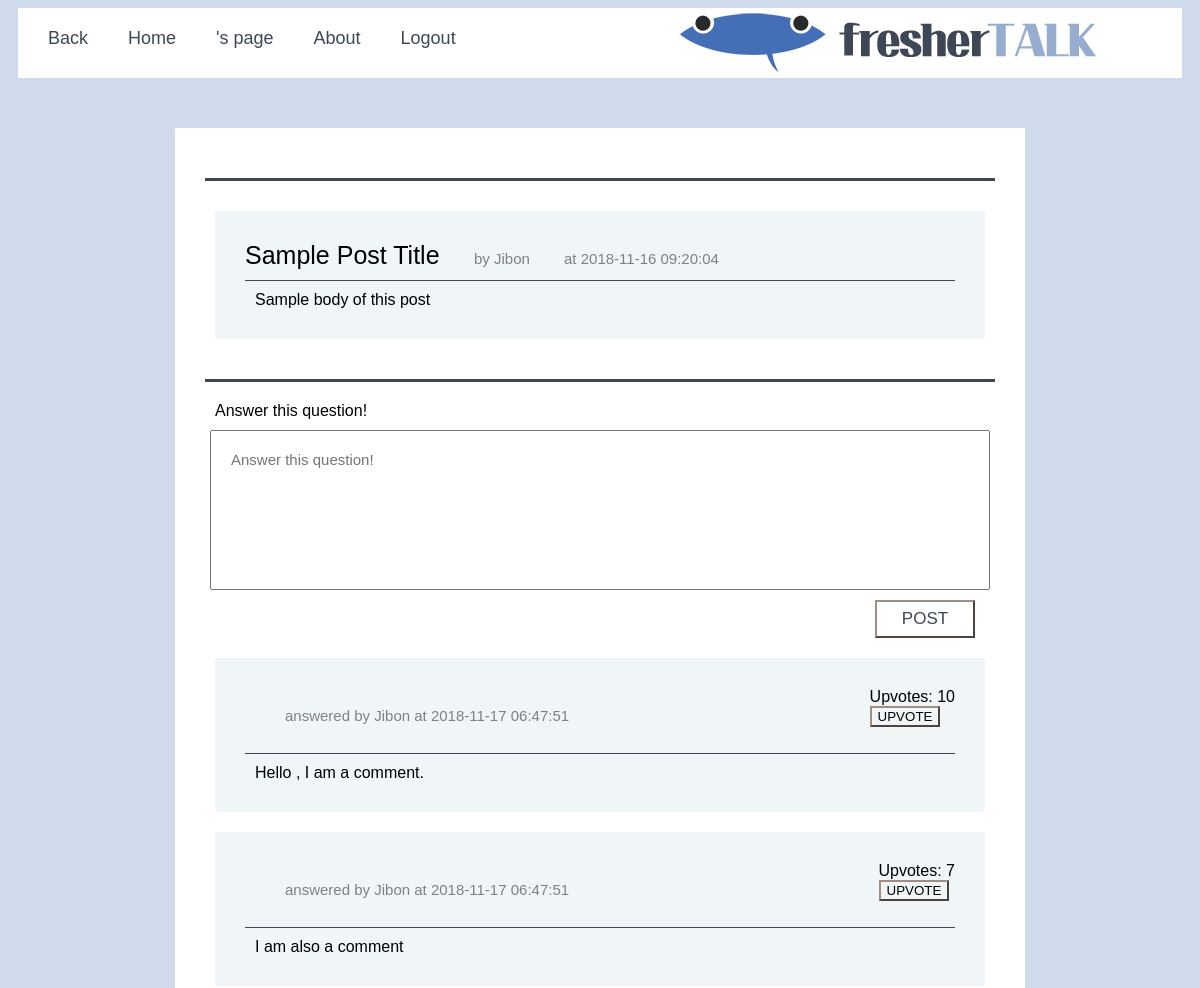
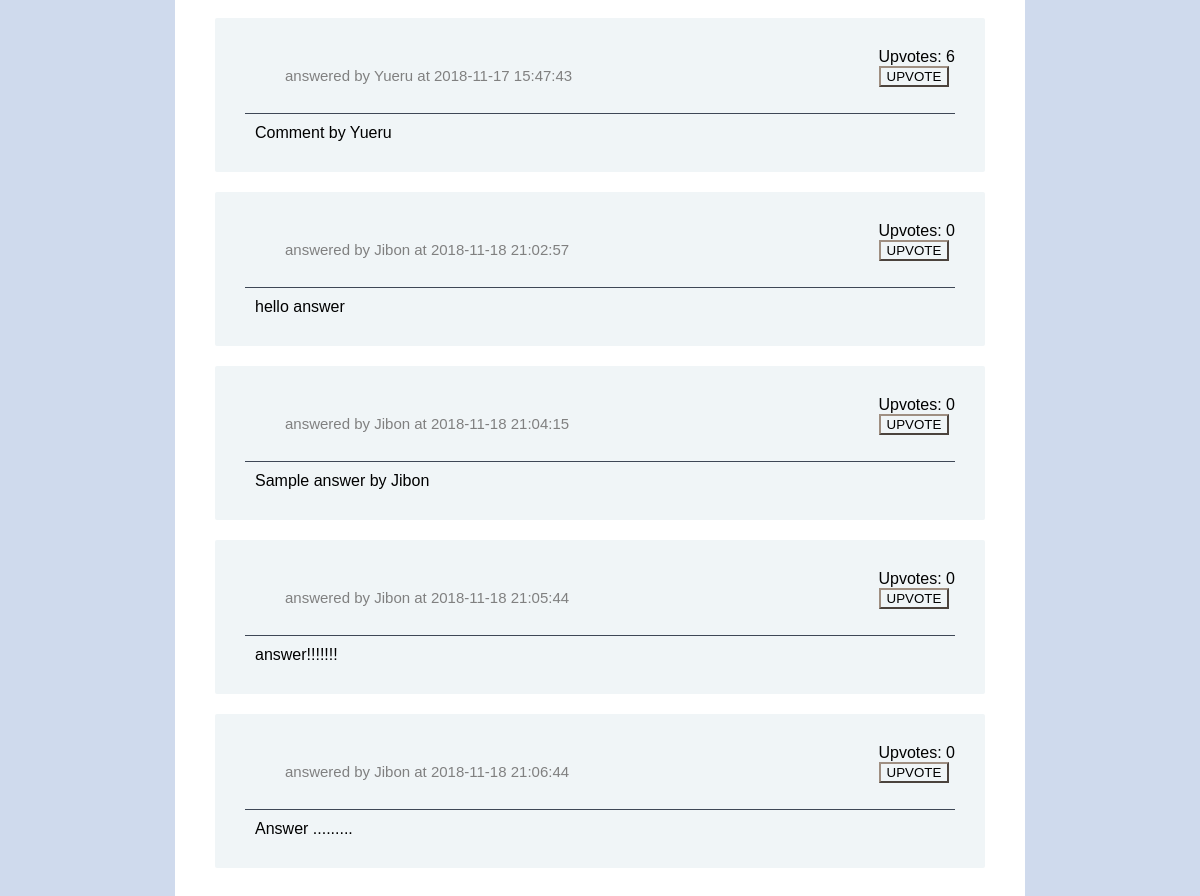
The app's page /index.php/PostPageC?P_ID=1 with its own data (2 pictures, top to bottom).
### tables this page shows
CREATE TABLE `Post` (
  `Post_ID` int(11) NOT NULL,
  `Category_ID` int(11) NOT NULL,
  `Category_Name` varchar(20) NOT NULL DEFAULT 'Others',
  `User_ID` int(11) NOT NULL,
  `P_title` varchar(200) DEFAULT 'Sample Post Title',
  `P_body` varchar(16380) NOT NULL DEFAULT 'Sample body of this post',
  `P_time` datetime DEFAULT CURRENT_TIMESTAMP,
  `P_urgent_flag` tinyint(1) NOT NULL DEFAULT '0',
  `P_solved_tag` tinyint(1) NOT NULL DEFAULT '0'
);

CREATE TABLE `Comment` (
  `Comment_ID` int(11) NOT NULL,
  `Post_ID` int(11) NOT NULL,
  `User_ID` int(11) NOT NULL,
  `Comment_body` mediumtext NOT NULL,
  `Comment_time` datetime NOT NULL DEFAULT CURRENT_TIMESTAMP,
  `NoOfUpvotes` int(11) NOT NULL
);

CREATE TABLE `User` (
  `U_ID` int(11) NOT NULL,
  `Student_ID` int(20) NOT NULL,
  `U_Name` varchar(100) NOT NULL DEFAULT 'User',
  `Email` varchar(50) NOT NULL,
  `Password` varchar(20) NOT NULL,
  `Gender` varchar(10) DEFAULT 'Male',
  `NoOfPost` int(10) UNSIGNED NOT NULL DEFAULT '0',
  `NoOfComments` int(10) UNSIGNED NOT NULL DEFAULT '0',
  `NoOfLikes` int(10) UNSIGNED NOT NULL DEFAULT '0',
  `Accommodation` int(11) NOT NULL DEFAULT '0',
  `Restaurant` int(11) NOT NULL DEFAULT '0',
  `Transport` int(11) NOT NULL DEFAULT '0',
  `Academic` int(11) NOT NULL DEFAULT '0',
  `Others` int(11) NOT NULL DEFAULT '0'
);

### application/controllers/PostPageC.php (called while the page is built, shortened)
<?php if (!defined('BASEPATH')) exit('No direct script access allowed');
class PostPageC extends CI_Controller {
    public function __construct() {
        $this->load->helper('url');
        $this->load->helper('form');
    }
    public function index(){
      $P_ID = $this->input->get('P_ID');
      $data = array(
        'P_ID' => $P_ID
      );
        $q = $this->DatabaseClass->searchPostName($data);
        $query['P_ID'] = $q->Post_ID;
        $query['P_title'] = $q->P_title;
        $query['P_body'] = $q->P_body;
        $query['P_time'] = $q->P_time;
        $query['P_solved_tag'] = $q->P_solved_tag;
        $data1 = array(
          'U_ID' => $q->User_ID
        );
        $q = $this->DatabaseClass->searchPostUser($data1);
        $query['P_U_ID'] = $q->U_ID;
        $query['P_U_Name'] = $q->U_Name;
        $query['Posts_detail'] = $this->DatabaseClass->searchPostDetails($data);
        if($query['Posts_detail'] == "No"):
            $query['commentExist'] = "No";
        else:
            $query['commentExist'] = "Yes";
        endif;
      $this->load->view('PostPageView',$query);
    }
  }

### index.php (called while the page is built, shortened)
<?php
require_once BASEPATH.'core/CodeIgniter.php';

### application/models/DatabaseClass.php (called while the page is built, shortened)
<?php
class DatabaseClass extends CI_Model {
    public function searchPostName($data){
      $query = "SELECT * FROM Post WHERE Post_ID = ".$data['P_ID']."";
      $query = $this->db->query($query)->row();
      return $query;
    }
    public function searchPostDetails($data){
      $query = "SELECT * FROM Comment, User WHERE Comment.Post_ID = ".$data['P_ID']." AND User.U_ID = Comment.User_ID ORDER BY Comment.NoOfUpvotes DESC";
      $query = $this->db->query($query);
      if($query->num_rows()>0)
      {
        return $query->result_array();
      }
      else{
        return 'No';
      }
    }
}
?>

### application/views/PostPageView.php (the view, shortened to what this page needs)
<html>
    <head>
    </head>
    <body class = "mainBody">
      <div class = "navHeader">
        <div class = "navHeaderRight">
            <?php $session_data= $this->session->userdata('session_name');
            echo anchor('index.php/PostPageC/back', 'Back');
            echo anchor('index.php/MainPageC', 'Home');
            echo anchor('index.php/ProfilePageC?all=1', $session_data['U_Name'].'\'s page');
            echo anchor('index.php/AboutPageC', 'About');
            echo anchor('index.php/MainPageC/logout', 'Logout'); ?>
        </div>
        <div class = "logoleft">
          <?php
            $picname = base_url();
            echo anchor('index.php/MainPageC', img( array('src'=>$picname.'images/logo_banner.png')))
          ?>
        </div>
      </div>
        <div class = "row">
            <div class = "column center">
                <div class = "lineB">
                </div>
                <div class = "questionPane">
                    <span class="listTitle"> <?php echo $P_title; ?></span>
                    <span class="timeStamp">
                      <?php echo "by ".$P_U_Name; ?>
                    </span>
                    <span class="timeStamp">
                      <?php echo " at ".$P_time; ?>
                    </span>
                    <div class = "lineB">
                    </div>
                    <div>
                      <?php echo $P_body; ?>
                    </div>
                </div>
                <div class = "postQ postButtons">
                </div>
                <div class = "lineB">
                </div>
                <div> Answer this question! </div>
                <?php
                    echo form_open('index.php/PostPageC/createAnswer?P_ID='.$P_ID.'',array( 'method'=>'post', 'class' => 'postQ'));
                    $data = array(
                        'type'=> 'textarea',
                        'id' => 'postBody',
                        'name'    => 'postBody',
                        'placeholder'  => "Answer this question!",
                        'class' =>'writeBody',
                    );
                    echo form_textarea($data); ?>
                    <div class = "postQ postButtons">
                      <div class="popup" onclick="myFunction()"><?php
                      $data = array(
                          'type' => 'submit',
                          'value' =>'POST',
                          'class' => 'postBut',
                      );
                      echo form_submit($data); ?>
                    </div>
                    </div>
                    <?php echo form_close();
                  if ($commentExist == "Yes"):
                      foreach ($Posts_detail as $row):?>
                        <div class = "questionPane">
                            <div class = "headerF">
                                <span class="timeStamp"><?php echo "answered by ".$row['U_Name']; echo " at ".$row['Comment_time'] ?></span>
                                <div class = "upvote">
                                    <?php echo "Upvotes: "; echo $row['NoOfUpvotes']." ";
                                      if($row['User_ID'] != $session_data['U_ID']):
                                        echo form_open('index.php/PostPageC/afterUpvoteBtn?P_ID='.$P_ID.' '.$row['Comment_ID'].'',array('method'=>'post'));
                                        $data = array(
                                          'type'=> 'submit',
                                          'id' => 'upvote',
                                          'name'    => 'upvote',
                                          'value' => "UPVOTE",
                                          'class' => 'upvoteB',
                                          );
                                        echo form_submit($data);
                                        echo form_close();
                                      endif; ?>
                                </div>
                            </div>
                            <div class = "lineB">
                            </div>
                            <div>
                              <?php echo $row['Comment_body']; ?>
                            </div>
                        </div>
                <?php endforeach; endif;?>
            </div>
        </div>
    </body>
</html>

### application/views/PostPageView.php (style rules this page uses)
* { box-sizing: border-box; font-family: helvetica; }
.mainBody { background-color: #CFDAED; }
.navHeader { overflow: hidden; background-color:#FFFFFF; }
.navHeader a { float: left; color: #3E4756; text-align: center; text-decoration: none; font-size: 18px; border-radius: 4px; }
.navHeaderRight { float:left; }
.navHeaderRight a { padding: 10px; margin: 10px; }
.logoleft { float:right; }
.row { display: flex; flex-wrap: wrap; }
.column { float: left; padding: 30px; background-color: #FFFFFF; margin-top: 50px; margin-left: 2.5%; margin-right: 2.5%; display: flex; flex-direction: column; }
.center { width: 70%; min-width: 850px; margin: 50px auto; }
.postBut { width: 10%; min-width: 100px; border-color: #9F8F82; background-color: #FFFFFF; padding: 7px; text-align: center; text-decoration: none; font-size: 17px; color: #3E4756; }
.lineB { border:None; border-bottom: 3px solid #3E4756; margin: 20px 0px; }
.headerF { display: flex; justify-content: space-between; align-items:center; width: 100%; font-size: 40px; }
.questionPane { background-color: #F0F5F7; margin: 10px; padding: 30px; flex-grow:2; text-decoration: none; border-radius: 2px; font-size: 16px; }
.questionPane > .lineB { border-bottom: 1px solid #3E4756; margin: 10px 0px; }
.listTitle { font-size:25px; color: black; width: 500px; }
.timeStamp { padding-left: 30px; font-size: 15px; color:grey; }
.upvote { font-size: 16px; }
.upvoteB { background-color: #F0F5F7 ; border-color: #9F8F82; }
.postQ { width:100%; display: flex; flex-direction: column; justify-content: space-between; align-items:center; margin:auto; padding: 5px; font-size: 20px; }
.postQ.postButtons { justify-content: flex-end; flex-direction: row; width:100%; }
.postButtons > input, div { margin: 0px 10px; }
.writeTitle, .writeBody { width: 100%; padding: 10px 20px; font-size:15px; margin: 5px 0px; }
.writeBody { height: 160px; resize: none; padding: 20px; }

### records on screen
post: P_title "Sample Post Title", P_time "2018-11-16 09:20:04", P_body "Sample body of this post"
comment: User_ID.U_Name "Jibon", Comment_time "2018-11-17 06:47:51", NoOfUpvotes "10", Comment_body "Hello , I am a comment."
comment: User_ID.U_Name "Jibon", Comment_time "2018-11-17 06:47:51", NoOfUpvotes "7", Comment_body "I am also a comment"
comment: User_ID.U_Name "Yueru", Comment_time "2018-11-17 15:47:43", NoOfUpvotes "6", Comment_body "Comment by Yueru"
comment: User_ID.U_Name "Jibon", Comment_time "2018-11-18 21:02:57", NoOfUpvotes "0", Comment_body "hello answer"
comment: User_ID.U_Name "Jibon", Comment_time "2018-11-18 21:04:15", NoOfUpvotes "0", Comment_body "Sample answer by Jibon"
comment: User_ID.U_Name "Jibon", Comment_time "2018-11-18 21:05:44", NoOfUpvotes "0", Comment_body "answer!!!!!!!"
comment: User_ID.U_Name "Jibon", Comment_time "2018-11-18 21:06:44", NoOfUpvotes "0", Comment_body "Answer ........."

### other values on screen
anchor('index.php/PostPageC/back', 'Back') "Back"
anchor('index.php/MainPageC', 'Home') "Home"
anchor('index.php/AboutPageC', 'About') "About"
anchor('index.php/MainPageC/logout', 'Logout') "Logout"
$P_U_Name "Jibon"
